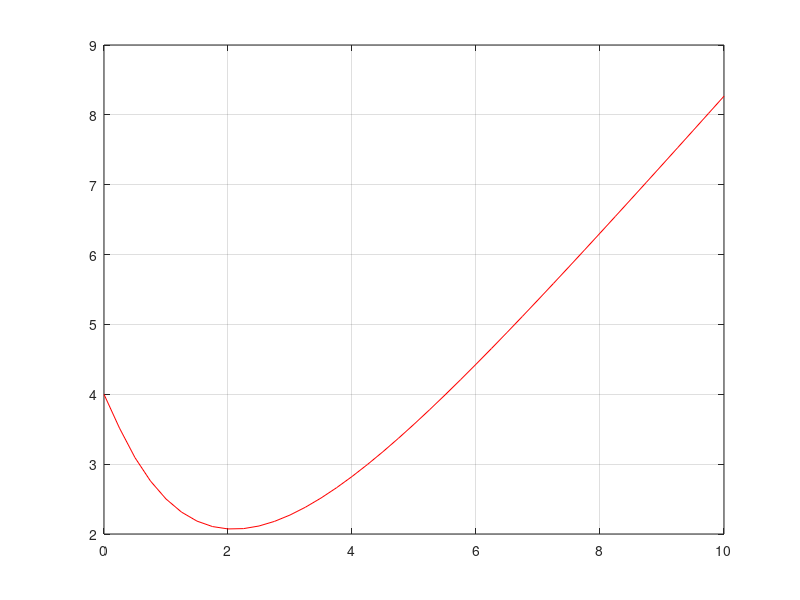

The MATLAB script that drew this image:
function EDOEjemploRK
  t0=0;
  tf=10;
  N=40;
  w=1/2;
  dt=(tf-t0)/N;
  dim = N+1;
  t(1)=0;
  y(1)=4;
  u(1)=(t(1)/2)-(y(1)/2); %Pendiente recta tm,ym
  for k=2:dim
    t(k)=t0+(k-2)*dt; %Pasos en abcisas
    k1(k-1)=dt*u(k-1);
    %Calculo punto G
    tg(k-1)=t(k-1)+dt/(2*w);
    yg(k-1)=y(k-1)+(k1(k-1)/(2*w));
    u(k)=(tg(k-1)/2)-(y(k-1)/2); %Pendiente recta tg,yg
    k2(k-1)=dt*u(k);

    %Punto siguiente
    y(k)=y(k-1)+((1-w)*k1(k-1))+(w*k2(k-1));
    t(k)=t(k-1)+dt;
  endfor
  disp(y);
  disp(k1);
  disp(k2);
  figure(1);
  plot(t,y,'r');
  grid on;
endfunction
